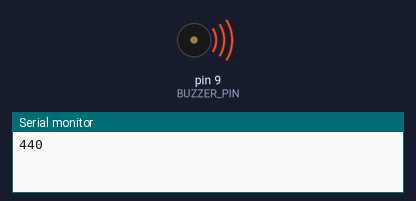
This sketch was run on a simulated Arduino Mega 2560, built with avr-gcc and run on an emulated ATmega2560. On the bench: buzzer (waves = sounding), the last lines printed to the serial monitor.

Above: at 0.1 s.
At 11.5 s:
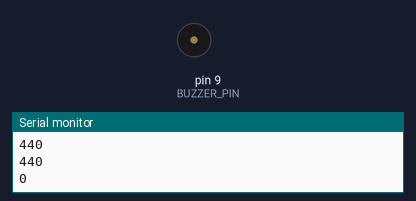
Timing chart, 0 to 13.0 s (numbered marks = the images above):
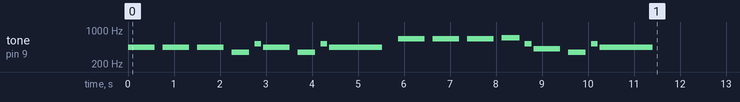

The sketch:

PlayImperialMarchSimpleWithSerial.ino
```cpp
/**
 * Plays the Imperial March from Star Wars (by John Williams).
 * Also turns on LED_BUILTIN when a note is played (for multimodal feedback)
 *
 * This version also plots the frequency to serial
 *
 * https://www.arduino.cc/reference/en/language/functions/advanced-io/tone/
 *
 * Note: Use of the tone() function will interfere with PWM output on pins 3 and 11
 * (on boards other than the Mega).
 *
 * By Jon E. Froehlich
 * @jonfroehlich
 * http://makeabilitylab.io
 *
 */

// Key frequencies for middle C (C4) octave scale
// See: https://en.wikipedia.org/wiki/Piano_key_frequencies
// See also: https://github.com/arduino/arduino-examples/blob/main/examples/02.Digital/toneMelody/pitches.h
#define NOTE_C4  262
#define NOTE_D4  294
#define NOTE_E4  330
#define NOTE_F4  349
#define NOTE_G4  392
#define NOTE_GS4 415
#define NOTE_A4  440
#define NOTE_B4  494
#define NOTE_C5  523
#define NOTE_E5  659
#define NOTE_F5  698

const int BUZZER_PIN = 9;

// The Imperial March - Main Theme (two phrases)
int melody[] = {
  // Phrase 1: The iconic opening
  NOTE_A4, NOTE_A4, NOTE_A4, NOTE_F4, NOTE_C5,
  NOTE_A4, NOTE_F4, NOTE_C5, NOTE_A4,

  // Phrase 2: The response (up the octave)
  NOTE_E5, NOTE_E5, NOTE_E5, NOTE_F5, NOTE_C5,
  NOTE_GS4, NOTE_F4, NOTE_C5, NOTE_A4
};

// Note durations as divisors of DURATION_BASE:
//   2 = half, 4 = quarter, 6 = dotted eighth, 8 = eighth, 16 = sixteenth
int noteDurations[] = {
  4, 4, 4, 6, 16,
  4, 6, 16, 2,

  4, 4, 4, 6, 16,
  4, 6, 16, 2
};

const int NUM_NOTES = sizeof(melody) / sizeof(melody[0]);

// Base value for duration calculation, derived from tempo.
// At 104 BPM: quarter note = 60000/104 ≈ 577ms, and 2308/4 = 577.
const int DURATION_BASE = 2308;

// Pause between notes as a multiplier of note duration.
// 0.3 means 30% of the note length itself
const float NOTE_GAP_FACTOR = 0.30;

void setup() {
  // Setup serial to graph the freq
  Serial.begin(9600);

  for (int i = 0; i < NUM_NOTES; i++) {
    // Calculate note duration from the base tempo value
    // e.g., quarter note = 2308/4 = 577ms, dotted eighth = 2308/6 ≈ 385ms
    int duration = DURATION_BASE / noteDurations[i];
    tone(BUZZER_PIN, melody[i], duration);
    digitalWrite(LED_BUILTIN, HIGH);
    Serial.println(melody[i]); // start point
    delay(duration); // music
    Serial.println(melody[i]); // end point

    // Pause between notes
    Serial.println(0); // start point of rest
    int pauseBetweenNotes = duration * NOTE_GAP_FACTOR;
    digitalWrite(LED_BUILTIN, LOW);
    delay(pauseBetweenNotes); // no music
    Serial.println(0); // end point of rest

    noTone(BUZZER_PIN);
  }
}

void loop() {
  // Melody plays once in setup(), nothing to do here
}
```
